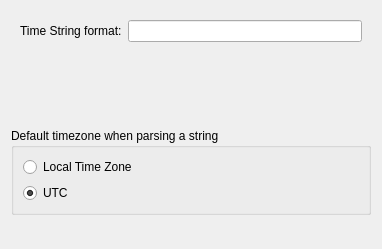
<?xml version="1.0" encoding="UTF-8"?>
<ui version="4.0">
 <comment>
  * Released as open source by NCC Group Plc - http://www.nccgroup.com/
  *
  * Developed by Gabriel Caudrelier, gabriel dot caudrelier at nccgroup dot com
  *
  * https://github.com/nccgroup/pip3line
  *
  * Released under AGPL see LICENSE for more information
</comment>
 <class>TimestampWidget</class>
 <widget class="QWidget" name="TimestampWidget">
  <property name="geometry">
   <rect>
    <x>0</x>
    <y>0</y>
    <width>382</width>
    <height>249</height>
   </rect>
  </property>
  <property name="sizePolicy">
   <sizepolicy hsizetype="Preferred" vsizetype="Preferred">
    <horstretch>0</horstretch>
    <verstretch>0</verstretch>
   </sizepolicy>
  </property>
  <property name="windowTitle">
   <string>Form</string>
  </property>
  <layout class="QVBoxLayout" name="verticalLayout">
   <item alignment="Qt::AlignTop">
    <widget class="QWidget" name="widget" native="true">
     <property name="sizePolicy">
      <sizepolicy hsizetype="Minimum" vsizetype="Maximum">
       <horstretch>0</horstretch>
       <verstretch>0</verstretch>
      </sizepolicy>
     </property>
     <layout class="QFormLayout" name="formLayout">
      <item row="0" column="0">
       <widget class="QLabel" name="formatLabel">
        <property name="text">
         <string>Time String format:</string>
        </property>
       </widget>
      </item>
      <item row="0" column="1">
       <widget class="QLineEdit" name="formatLineEdit"/>
      </item>
     </layout>
    </widget>
   </item>
   <item alignment="Qt::AlignTop">
    <widget class="QGroupBox" name="groupBox">
     <property name="sizePolicy">
      <sizepolicy hsizetype="Preferred" vsizetype="Maximum">
       <horstretch>0</horstretch>
       <verstretch>0</verstretch>
      </sizepolicy>
     </property>
     <property name="title">
      <string>Default timezone when parsing a string</string>
     </property>
     <layout class="QVBoxLayout" name="verticalLayout_2">
      <item>
       <widget class="QRadioButton" name="tzLocalRadioButton">
        <property name="text">
         <string>Local Time Zone</string>
        </property>
       </widget>
      </item>
      <item>
       <widget class="QRadioButton" name="tzUTCRadioButton">
        <property name="text">
         <string>UTC</string>
        </property>
        <property name="checked">
         <bool>true</bool>
        </property>
       </widget>
      </item>
     </layout>
    </widget>
   </item>
  </layout>
 </widget>
 <resources/>
 <connections/>
</ui>
